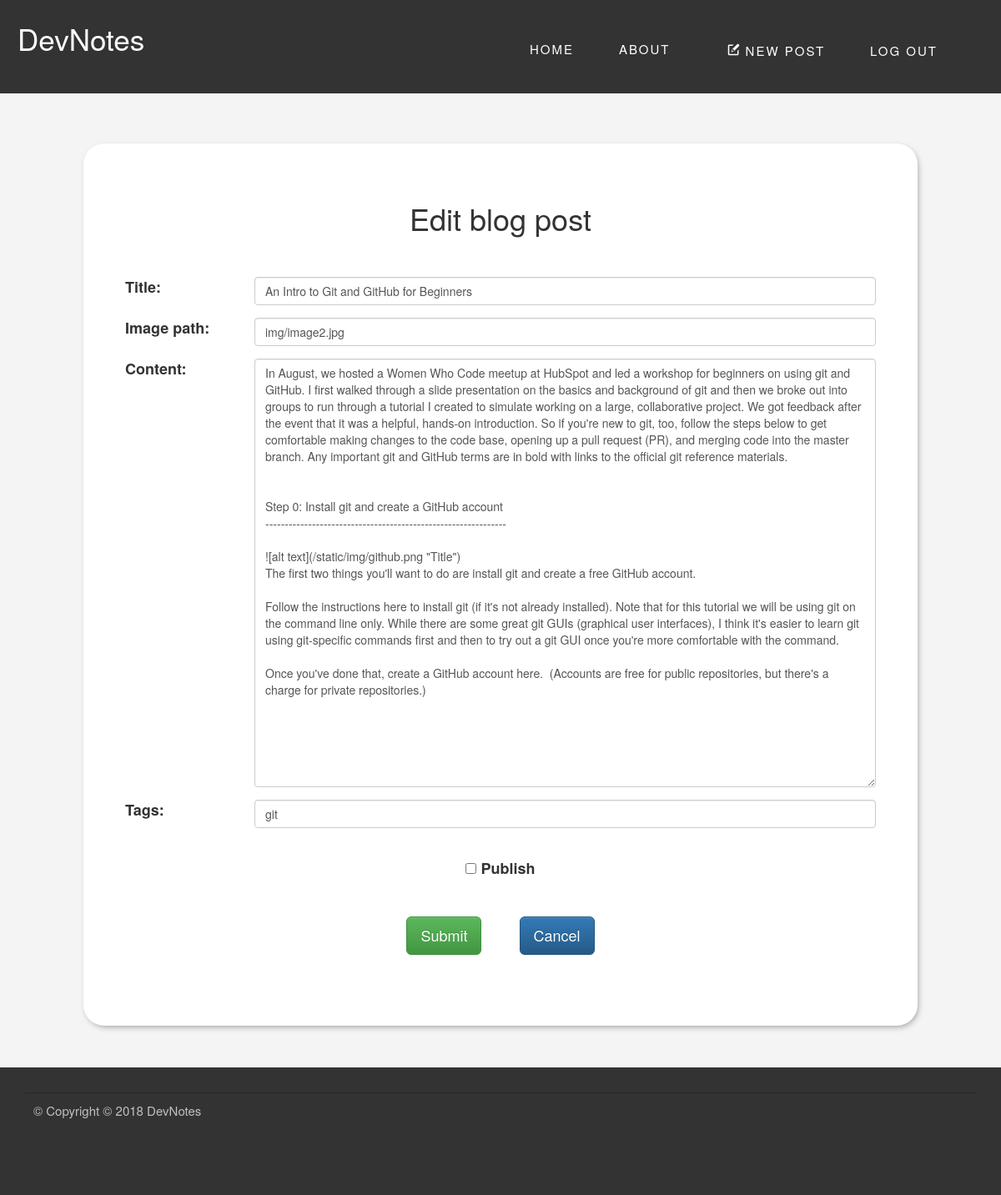
/blog/edit/4 (signed in), run on an earlier commit of the app's database.
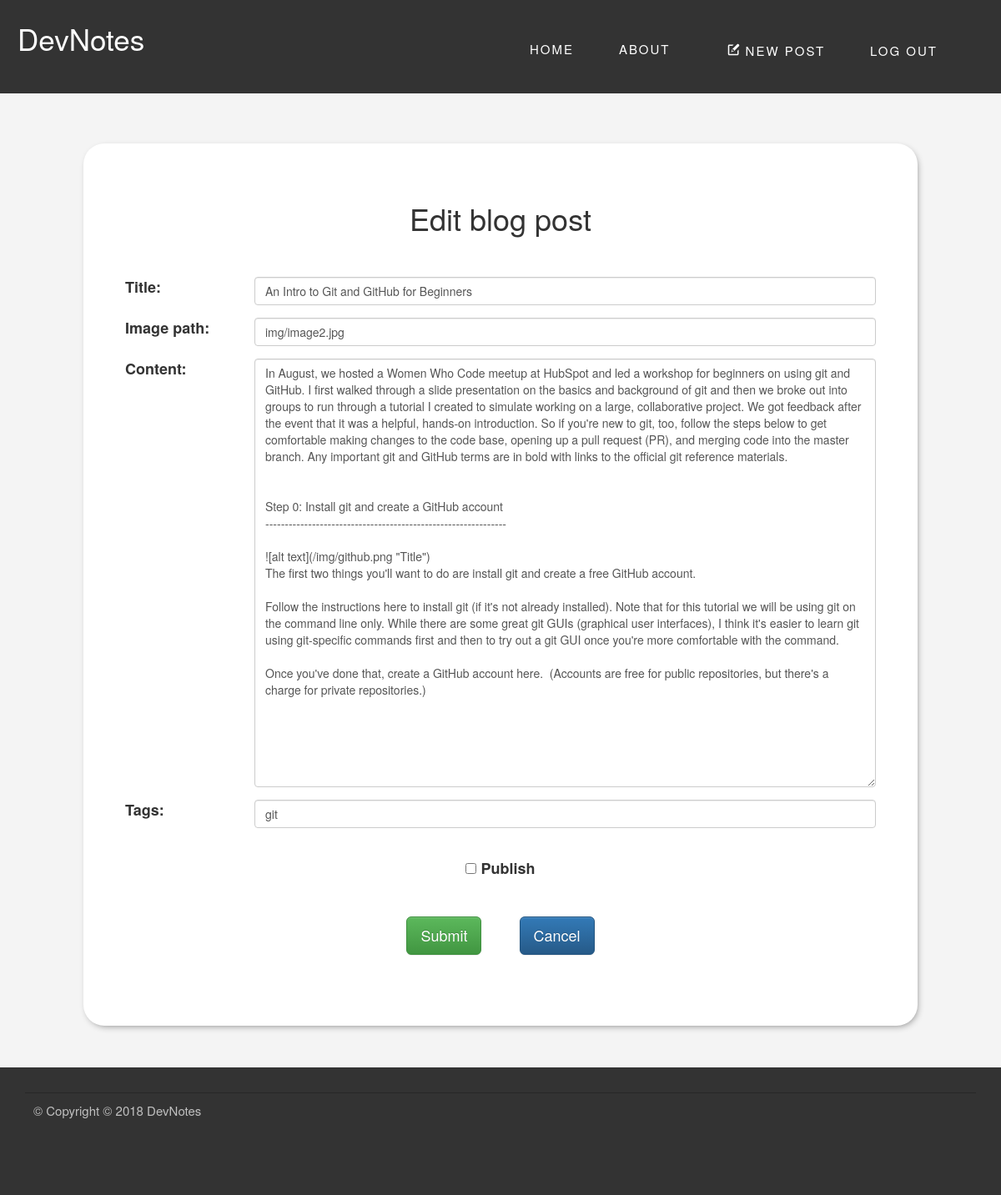
And on a later commit of the database.
### my_blog/blueprints/blog/models.py (models this page shows, shortened)
class BlogPost(db.Model):
    id = db.Column(db.Integer, primary_key=True)
    title = db.Column(db.String(128))
    date = db.Column(db.DateTime)
    content = db.Column(db.String)
    imagePath = db.Column(db.String)
    published = db.Column(db.Boolean)
    _tags = db.relationship('Tag', secondary=tags, lazy='joined', backref=db.backref('BlogPost', lazy='dynamic'))
    comments = db.relationship('Comment', backref='blogpost', lazy='dynamic')
    @property
    def tags(self):
        return ",".join([tag.name for tag in self._tags])
    @tags.setter
    def tags(self, string):
        if string:
            self._tags = [Tag.get_or_create(tag) for tag in string.split(',')]
        else:
            self._tags = []

class Tag(db.Model):
    id = db.Column(db.Integer, primary_key=True)
    name = db.Column(db.String(128))

### my_blog/blueprints/blog/views.py (the view, shortened to what this page needs)
@blog.route('/edit/<int:post_id>', methods=['GET', 'POST'])
@login_required
def edit(post_id):
    blogpost = BlogPost.query.get(post_id)
    form = BlogPostForm(obj=blogpost)
    return render_template('edit_form.html', form=form, form_title='Edit blog post')

### my_blog/blueprints/blog/forms.py
class BlogPostForm(Form):
    title = StringField("BlogPost title", validators=[DataRequired()], default="")
    published = BooleanField("Select whether post should be published", default="")
    imagePath = StringField(label='The url for post background image:', validators=[DataRequired()], default="")
    content = TextAreaField("BlogPost content", validators=[DataRequired()], default="")
    tags = StringField("Tags", default="")

### my_blog/app.py (called while the page is built)
@login_manager.user_loader
def load_user(user_id):
    u = User.query.get(user_id)
    return u

### my_blog/blueprints/blog/templates/edit_form.html (shortened to what this page needs)
{% extends "base.html" %}
{% from "form_macros.html" import render_field %}
{% block content %}
<div class="main-column">
  <section class="edit_post-form">
    <form action="" method="post">
      <h1>{{form_title}}</h1>
      <div class="form-group row">
         <label class="col-sm-2 col-form-label">Title:</label>
         <div class="col-sm-10">
           <input type="text" name="title" class="form-control form-control-lg form-control-plaintext" value="{{ form.title.data| safe}}">
         </div>
      </div>
      <div class="form-group row">
         <label class="col-sm-2 col-form-label">Image path:</label>
         <div class="col-sm-10">
           <input type="text" name="imagePath" class="form-control form-control-lg form-control-plaintext" value="{{ form.imagePath.data | safe}}">
         </div>
      </div>
      <div class="form-group row">
        <label class="col-sm-2 col-form-label">Content:</label>
        <div class="col-sm-10" >
          <textarea class="form-control" name="content" rows="25" >{{ form.content.data | safe}}</textarea>
        </div>
      </div>
      <div class="form-group row">
       <label class="col-sm-2 col-form-label">Tags:</label>
       <div class="col-sm-10">
         <input type="text" name="tags" class="form-control form-control-lg form-control-plaintext" value="{{ form.tags.data| safe}}">
       </div>
      </div>
      <div class="form-group row edit_post-panel">
        <div class="form-check">
          <input type="checkbox" name="publish" class="form-check-input" id="checkPublish">
          <label class="form-check-label" for="checkPublish">Publish</label>
        </div>
        <button class="btn btn-lg btn-success btn-save_post" type="submit">Submit</button>
        <a href="{{url_for('main.index')}}" class="btn btn-lg btn-primary btn-save_post" type="cancel">Cancel</a>
      </div>
    </form>
  </section>
</div>
{% endblock %}

### my_blog/templates/base.html (shortened to what this page needs)
<!doctype html>
 <html class="no-js" lang="">
    <head>
        <link rel="stylesheet" href="{{ url_for('static', filename='css/bootstrap.min.css')}}">
        <link rel="stylesheet" href="{{ url_for('static', filename='css/bootstrap-theme.min.css')}}">
        <link rel="stylesheet" href="{{ url_for('static', filename='css/main.css')}}">
    </head>
    <body>
        <header class="header">
          {% block header %}
          <div class="header--standard">
            <nav class="navbar" role="navigation">
              <a class="navbar__logo" href="{{url_for('main.index')}}">DevNotes</a>
              <div class="navbar-main">
                <a class="navbar-item" href="{{url_for('main.index')}}">HOME</a>
                <a class="navbar-item" href="#">ABOUT</a>
                {% if current_user.is_authenticated %}
                <div class="navbar-admin">
                <a class="navbar-item" href="{{url_for('blog.add')}}">
                  <svg class="icon">
                    <use xlink:href="{{ url_for('static', filename='img/sprite.svg#icon-new-message') | replace('%23', '#')}}"></use>
                  </svg>
                  NEW POST</a>
                <a class="navbar-item" href="{{url_for('auth.logout')}}">LOG OUT</a>
                </div>
                {% endif %}
              </div>
            </nav>
          </div>
          {% endblock %}
        </header>
        <div class="container">
          <div class="row">
            {% block content %}{% endblock %}
          </div>
    </div>
    <footer class="footer">
      <div class="Copyright">
      <p>&copy; Copyright © 2018 DevNotes</p>
    </footer>
    </body>
</html>

### my_blog/static/css/main.css (style rules this page uses)
html { font-size: 62.5%; }
body { background:#F4F4F4; margin:0; font-family: Oswald, "Helvetica Neue", Arial, Helvetica, Verdana, sans-serif; }
.container { width:auto; box-sizing: border-box; }
header { vertical-align: middle; margin-bottom: 1rem; }
.header--standard { height: 14vh; background: #333; }
.navbar { position:absolute; top:0; width: 100%; z-index: 50; margin-bottom: 0; vertical-align: middle; padding:2rem; }
.navbar-main, .navbar-admin { display: inline-block; padding:1.5rem; height:100%; vertical-align: middle; }
.header--standard .navbar-main { float: right; }
.navbar-item { height: 5rem; padding: 2.5rem; font-size: 18px; line-height: 20px; color: white; font-size: 1.5rem; letter-spacing: 2px; }
.navbar__logo, .navbar__logo:active { font-family: Oswald, "Helvetica Neue", Arial, Helvetica, Verdana, sans-serif; display:inline-block; text-align: left; color:white; font-size:3.5rem; background-color: white; color: transparent; text-shadow:none; -webkit-background-clip: text; -moz-background-clip: text; background-clip: text; text-decoration:none; }
.sidebar > div, .blogpost-intro, .login-form, .edit_post-form, .comment-form { margin:2rem 0rem; text-align: center; box-shadow: 2px 3px 8px -3px grey; background:#FFFFFF; padding:1rem 2rem; box-sizing: border-box; }
.icon { fill: currentColor; height:1.5rem; width:1.5rem; }
.edit_post-form { margin: 5rem 10rem; padding: 5rem; border-radius: 25px; font-size: 1.8rem; text-align: left; }
.login-form h1, .edit_post-form h1 { margin-bottom: 5rem; text-align: center; }
.edit_post-panel { text-align: center; }
.edit_post-panel > * { margin: 2rem; }
.footer { padding: 2rem; background-color:#333333; color: silver; font-size: 1.5rem; }
.Copyright { border-top: 1px solid #272727; margin:1rem 1rem 5rem; padding: 1rem; }

What changed in the data, as far as the page shows it:
changed BlogPost "An Intro to Git and GitHub for Beginners": content "…GitHub account -------------------------------------------------------------- ![alt text](/static/img/github.png \"Title\") The first two…" → "…GitHub account -------------------------------------------------------------- ![alt text](/img/github.png \"Title\") The first two…"
